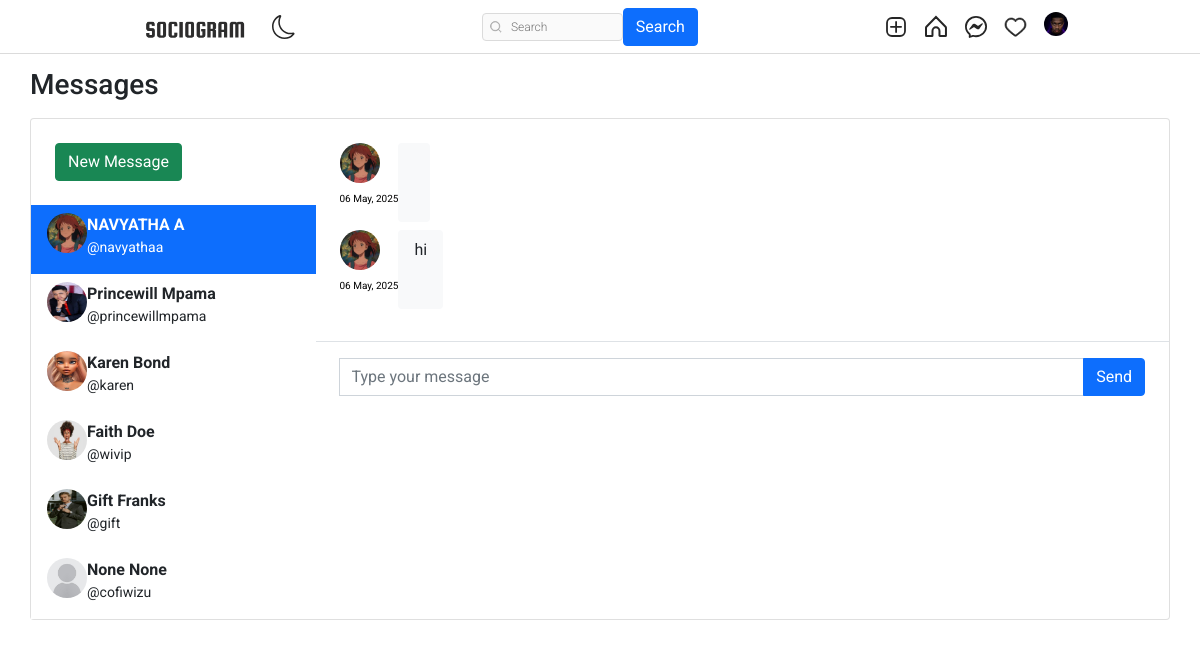
Screenshot of /message/ (signed in) with the database file from the repository.
### authy/models.py (models this page shows, shortened)
class Profile(models.Model):
    user = models.OneToOneField(User, related_name='profile', on_delete=models.CASCADE)
    image = models.ImageField(upload_to="profile_pciture", null=True, default="default.jpg")
    first_name = models.CharField(max_length=200, null=True, blank=True)
    last_name = models.CharField(max_length=200, null=True, blank=True)
    bio = models.CharField(max_length=200, null=True, blank=True)
    location = models.CharField(max_length=200, null=True, blank=True)
    url = models.URLField(max_length=200, null=True, blank=True)
    favourite = models.ManyToManyField(Post, blank=True)

### directs/models.py (models this page shows, shortened)
class Message(models.Model):
    user = models.ForeignKey(User, on_delete=models.CASCADE, related_name="user")
    sender = models.ForeignKey(User, on_delete=models.CASCADE, related_name="from_user")
    reciepient = models.ForeignKey(User, on_delete=models.CASCADE, related_name="to_user")
    body = models.TextField(null=True)
    date = models.DateTimeField(auto_now_add=True)
    is_read = models.BooleanField(default=False)
    def get_message(user):
        users = []
        messages = Message.objects.filter(user=user).values('reciepient').annotate(last=Max('date')).order_by('-last')
        for message in messages:
            users.append({
                'user': User.objects.get(pk=message['reciepient']),
                'last': message['last'],
                'unread': Message.objects.filter(user=user, reciepient__pk=message['reciepient'], is_read=False).count()
            })
        return users

### directs/views.py (the view)
# urls.py: path('', inbox, name="message"),
@login_required
def inbox(request):
    user = request.user
    messages = Message.get_message(user=request.user)
    active_direct = None
    directs = None
    profile = get_object_or_404(Profile, user=user)
    if messages:
        message = messages[0]
        active_direct = message['user'].username
        directs = Message.objects.filter(user=request.user, reciepient=message['user'])
        directs.update(is_read=True)
        for message in messages:
            if message['user'].username == active_direct:
                message['unread'] = 0
    context = {
        'directs':directs,
        'messages': messages,
        'active_direct': active_direct,
        'profile': profile,
    }
    return render(request, 'directs/direct.html', context)

### templates/directs/direct.html (shortened to what this page needs)
{% extends 'base.html' %}
{% load static %}
{% block content %}
<head>
	<link href="https://cdn.jsdelivr.net/npm/bootstrap@5.1.3/dist/css/bootstrap.min.css" rel="stylesheet">
</head>
<br><br>
<main class="conetent">
    <div class="container p-0">
		<h1 class="h3 mb-3">Messages</h1>
		<div class="card">
			<div class="row g-0">
				<div class="col-12 col-lg-12 col-xl-3 border-right chat-messages" >
					<div class="px-4 d-none d-md-block">
						<div class="d-flex align-items-center">
							<div class="flex-grow-1">
								<a href="{% url 'search-users' %}" class="btn btn-success mt-4 mb-4">New Message</a>
							</div>
						</div>
					</div>
					{% for message in messages %}
					<a href="{% url 'directs' message.user.username %}" class="list-group-item list-group-item-action border-0 {% if active_direct == message.user.username %}active{% endif %}">
						<div class="d-flex align-items-start pb-2">
								<img src="{{ message.user.profile.image.url }}" class="rounded-circle mr-1" alt="img" width="40" height="40">
							<div class="flex-grow-1 ml-6">
								<b>{{message.user.profile.first_name}} {{message.user.profile.last_name}}</b>
								<div class="small"> @{{message.user.username}}</div>
							</div>
						</div>
					</a>
					{% endfor %}
				</div>
				<div class="col-12 col-lg-7 col-xl-9">
					<div class="position-relative">
						<div class="chat-messages p-4">
									{% for direct in directs %}
										{% if direct.sender == request.user %}
											<div class="chat-message-right pb-2">
												<div>
													<a href=""><img src="{{ direct.sender.profile.image.url }}" class="rounded-circle mr-1" alt="img" width="40" height="40"></a>
													<div class="text-muted small text-nowrap mt-2" style="font-size:10px; color: rgba(180, 180, 180, 0);"><p style="font-size:10px; color: black;">{{direct.date|date:"d M, Y"}}</p></div>
												</div>
												<div class="flex-shrink-1 bg-light rounded py-2 px-3 ml-3">
													{{direct.body}}
												</div>
											</div>
										{% else %}
											<div class="chat-message-left pb-2">
												<div>
													<a href=""><img src="{{ direct.sender.profile.image.url }}" class="rounded-circle mr-1" alt="img" width="40" height="40"></a>
													<div class="text-muted small text-nowrap mt-2" style="font-size:10px; color: rgba(180, 180, 180, 0);"><p style="font-size:10px; color: black;">{{direct.date|date:"d M, Y"}}</p></div>
												</div>
												<div class="flex-shrink-1 bg-light rounded py-2 px-3 ml-3">
													{{direct.body}}
												</div>
											</div>
										{% endif %}
									{% endfor %}
						</div>
					</div>
						<div class="flex-grow-0 py-3 px-4 border-top">
							<form method="POST" action="{% url 'send-directs' %}">
								<div class="input-group">
									<input name="body" type="text" class="form-control" placeholder="Type your message">
									<button class="btn btn-primary" type="submit">Send</button>
								</div>
							</form>
						</div>
				</div>
			</div>
		</div>
	</div>
</main>
</html>
{% endblock content %}

### templates/base.html (shortened to what this page needs)
{% load static %}
<!DOCTYPE html>
<html lang="en">
<head>
    <link rel="stylesheet" href="https://cdn.jsdelivr.net/npm/bootstrap-icons@1.8.1/font/bootstrap-icons.css">
    <link href="https://cdn.jsdelivr.net/npm/bootstrap@5.1.3/dist/css/bootstrap.min.css" rel="stylesheet">
    <link rel="stylesheet" type="text/css" href="{% static 'assets1/style.css' %}">
</head>
<body>
    <header class="header">
        <nav class="header__content">
            <div class="header__buttons">
                <a href="{% url 'index' %}" class="header__home">
                    <img src="{% static 'assets2/images/logo.png' %}" alt="Sociogram" style="height: 30px;">
                </a>
                <button class="header__theme-button" title="Toggle Theme">
                </button>
            </div>
            <form action="{% url 'search-users' %}" method="GET">
                <div class="header__search">
                    <input type="text" placeholder="Search" name="q" value="{{ request.GET.q }}">
                    <button class="btn btn-primary" type="submit">Search</button>
                </div>
            </form>
            <div class="header__buttons header__buttons--desktop">
                <a href="{% url 'newpost' %}">
                </a>
                <a href="{% url 'index' %}">
                </a>
                <a href="{% url 'message' %}">
                </a>
                <span>
                    <a href="{% url 'show-notification' %}">
                    </a>
                </span>
                <a href="{% url 'profile' request.user %}">
                    <button class="profile-button">
                        <div class="profile-button__picture">
                            <img src="{{ request.user.profile.image.url }}" alt="User Picture">
                        </div>
                    </button>
                </a>
            </div>
        </nav>
    </header>
    {% block content %}
    {% endblock content %}
</body>
</html>

### static/assets1/style.css (style rules this page uses)
*, *::after, *::before { box-sizing: border-box; margin: 0; padding: 0; }
*, button, input, select, textarea { font-family: 'Roboto', sans-serif; }
:root { --primary: hsl(0, 0%, 100%); --secondary: hsl(0, 0%, 98%); --border: hsl(0, 0%, 86%); --story-border: hsl(0, 0%, 78%); --img-border: hsla(0, 0%, 0%, 0.1); --text-dark: hsl(0, 0%, 15%); --text-light: hsl(0, 0%, 60%); --like: hsl(355, 82%, 61%); --link: hsl(204, 100%, 48%); --header-height: 44px; --nav-height: 44px; }
body { min-height: 100vh; display: flex; flex-direction: column; overflow-y: auto; }
svg { display: block; }
img { max-width: 100%; }
.header { width: 100%; height: var(--header-height); background-color: var(--primary); display: flex; justify-content: center; position: fixed; top: 0; left: 0; z-index: 2; }
.header::after { content: ''; position: absolute; bottom: 0; width: 100%; height: 1px; background-color: var(--border); }
.header__content { width: 100%; max-width: 975px; padding: 0 14px; display: flex; justify-content: space-between; align-items: center; }
.header__home { margin-top: 5px; }
.header__theme-button { background-color: transparent; border: none; cursor: pointer; }
.header__theme-button-moon { display: unset; }
.header__search { width: 216px; height: 28px; display: none; align-items: center; position: relative; }
.header__search svg { width: 12px; height: 12px; position: absolute; left: 8px; }
.header__search input { width: 100%; height: 100%; background-color: var(--secondary); padding: 4px 10px 4px 28px; border: 1px solid var(--border); border-radius: 4px; outline: none; font-size: 12px; font-weight: 300; text-decoration: none; color: var(--text-light); text-overflow: ellipsis; overflow: hidden; white-space: nowrap; }
.header__buttons { display: flex; align-items: center; gap: 16px; }
.profile-button { background-color: transparent; border: none; outline: none; cursor: pointer; position: relative; }
.profile-button__picture { width: 24px; height: 24px; border-radius: 50%; overflow: hidden; position: relative; }
.profile-button__picture::after { content: ''; position: absolute; top: 0; bottom: 0; left: 0; right: 0; border: 1px solid var(--img-border); border-radius: 50%; }
@media (min-width: 768px) { :root { --header-height: 54px; --nav-height: 0px; } }
@media (min-width: 768px) { .header__content { padding: 0 20px; } }
@media (min-width: 768px) { .header__search { display: flex; } }

### templates/directs/direct.html (style rules this page uses)
body { margin-top:20px; }
.chat-messages { display: flex; flex-direction: column; max-height: 800px; overflow-y: scroll }
.chat-message-left, .chat-message-right { display: flex; flex-shrink: 0 }
.chat-message-left { margin-right: auto }
.py-3 { padding-top: 1rem!important; padding-bottom: 1rem!important; }
.px-4 { padding-right: 1.5rem!important; padding-left: 1.5rem!important; }
.flex-grow-0 { flex-grow: 0!important; }
.border-top { border-top: 1px solid #dee2e6!important; }

### rows the page displays
Message: sender.profile.image (picture), date "06 May, 2025"
Message: sender.profile.image (picture), date "06 May, 2025", body "hi"

### other values shown
{{ message.user.profile.first_name }} "NAVYATHA"
{{ message.user.profile.last_name }} "A"
{{ message.user.username }} "navyathaa"
{{ message.user.profile.first_name }} "Princewill"
{{ message.user.profile.last_name }} "Mpama"
{{ message.user.username }} "princewillmpama"
{{ message.user.profile.first_name }} "Karen"
{{ message.user.profile.last_name }} "Bond"
{{ message.user.username }} "karen"
{{ message.user.profile.first_name }} "Faith"
{{ message.user.profile.last_name }} "Doe"
{{ message.user.username }} "wivip"
{{ message.user.profile.first_name }} "Gift"
{{ message.user.profile.last_name }} "Franks"
{{ message.user.username }} "gift"
